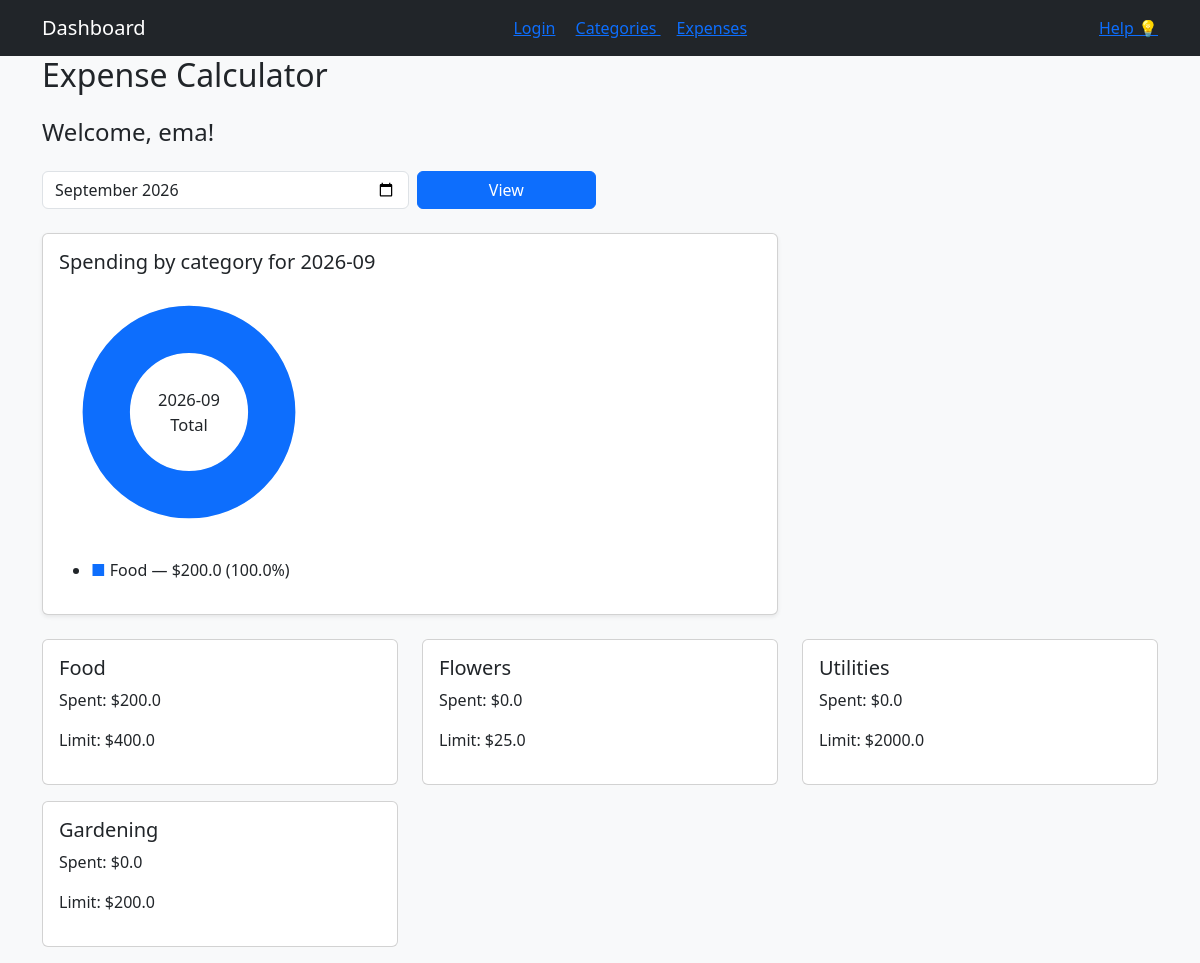
Page / (signed in) on the earlier database version.
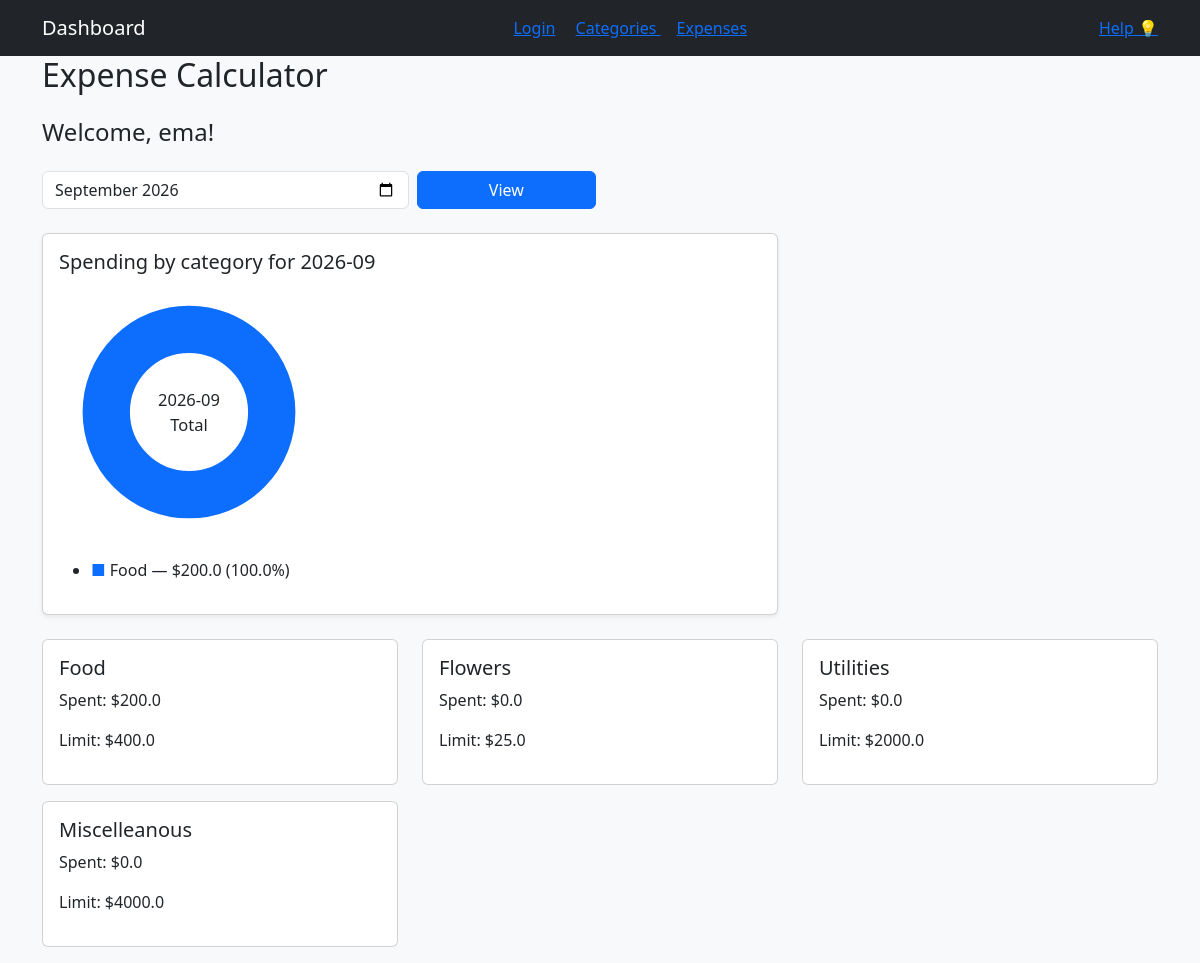
Same page on the later database version.
### tables this page shows
CREATE TABLE expenses (id INTEGER PRIMARY KEY AUTOINCREMENT UNIQUE NOT NULL, name TEXT, amount_spent INTEGER NOT NULL, date INTEGER NOT NULL, category_id INTEGER REFERENCES category (id), user_id INTEGER);

CREATE TABLE category (id INTEGER PRIMARY KEY AUTOINCREMENT UNIQUE NOT NULL, name TEXT, spending_limit INTEGER, user_id INTEGER REFERENCES user (id));

### app.py (the view)
@app.route("/") #this will be the homepage/dashboard of the app
def home():
    user = session.get("user")
    if not user:
        return redirect(url_for("login"))
    user_id = user[0]
    selected_month = request.args.get("month") or datetime.date.today().strftime("%Y-%m")
    sql = '''SELECT category.id, category.name, category.spending_limit,
            IFNULL(SUM(expenses.amount_spent), 0)
             AS total_amount_spent FROM category LEFT JOIN expenses ON category.id = expenses.category_id
                AND expenses.user_id = ?
                AND strftime('%Y-%m', expenses.date) = ?
            WHERE category.user_id = ?
            GROUP BY category.id'''
    categories = query_db(sql, args=(user_id, selected_month, user_id))
    monthly_sql = '''SELECT expenses.id, expenses.name, expenses.amount_spent,
                    strftime('%Y-%m-%d', expenses.date) AS date,
                    category.name AS category, expenses.category_id
                    FROM expenses
                    JOIN category ON expenses.category_id = category.id
                    WHERE expenses.user_id = ? AND strftime('%Y-%m', expenses.date) = ?'''
    monthly_expenses = query_db(monthly_sql, args=(user_id, selected_month))
    monthly_totals = build_monthly_category_totals(monthly_expenses, selected_month)
    pie_segments = build_pie_chart_segments(monthly_totals)
    get_db().commit()
    username = user[1]
    return render_template(
        "home.html",
        categories=categories,
        username=username,
        selected_month=selected_month,
        monthly_totals=monthly_totals,
        pie_segments=pie_segments,
    )

### app.py (called while the page is built)
def get_db():
    db = getattr(g, '_database', None)
    if db is None:
        db = g._database = sqlite3.connect(DATABASE)
    return db

def query_db(query, args=(), one=False):
    cur = get_db().execute(query, args)
    rv = cur.fetchall()
    cur.close()
    return (rv[0] if rv else None) if one else rv

def build_monthly_category_totals(expenses, month):
    totals = {}
    for expense in expenses:
        expense_date = expense[3] if len(expense) > 3 else ""
        category_name = expense[4] if len(expense) > 4 else ""
        if expense_date.startswith(month) and category_name:
            amount = float(expense[2] or 0)
            totals[category_name] = totals.get(category_name, 0.0) + amount
    return totals

### templates/home.html (shortened to what this page needs)
{%extends "base.html"%}
{%block content%}
<h2 class = "mb-4"> Expense Calculator </h2>
{% if username %}
    <h4 class="mb-4">Welcome, {{ username }}!</h4>
{% endif %}
<form method="get" class="row g-2 mb-4">
    <div class="col-md-4">
        <input class="form-control" type="month" name="month" value="{{ selected_month }}">
    </div>
    <div class="col-md-2">
        <button class="btn btn-primary w-100" type="submit">View</button>
    </div>
</form>
<div class="row mb-4">
    <div class="col-md-8">
        <div class="card shadow-sm">
            <div class="card-body">
                <h5 class="card-title">Spending by category for {{ selected_month }}</h5>
                {% if pie_segments %}
                    <svg width="260" height="260" viewBox="0 0 220 220" role="img" aria-label="Pie chart of monthly spending">
                        <circle cx="110" cy="110" r="70" fill="none" stroke="#e9ecef" stroke-width="40"></circle>
                        {% for segment in pie_segments %}
                            <circle cx="110" cy="110" r="70" fill="none" stroke="{{ segment.color }}" stroke-width="40" stroke-linecap="round"
                                    stroke-dasharray="{{ segment.dasharray }}"
                                    stroke-dashoffset="{{ segment.dashoffset }}"
                                    transform="rotate(-90 110 110)"></circle>
                        {% endfor %}
                        <circle cx="110" cy="110" r="35" fill="white"></circle>
                        <text x="110" y="105" text-anchor="middle" font-size="14" fill="#212529">{{ selected_month }}</text>
                        <text x="110" y="126" text-anchor="middle" font-size="14" fill="#212529">Total</text>
                    </svg>
                    <ul class="mt-3">
                        {% for segment in pie_segments %}
                            <li><span style="color:{{ segment.color }};">■</span> {{ segment.name }} — ${{ segment.amount }} ({{ segment.percent }}%)</li>
                        {% endfor %}
                    </ul>
                {% else %}
                    <p class="text-muted mb-0">No expenses recorded for this month yet.</p>
                {% endif %}
            </div>
        </div>
    </div>
</div>
<div class="row">
    {% for category in categories %}
        <div class="col-md-4 mb-3">
            <div class="card {% if category[3]|float > category[2]|float %}border-danger{% endif %}">
                <div class="card-body">
                    <h5 class="card-title">{{ category[1] }}</h5>
                    <p>Spent: ${{ category[3]|float | round(2) }}</p>
                    <p>Limit: ${{ category[2]|float | round(2) }}</p>
                </div>
            </div>
        </div>
    {% endfor %}
</div>
{% endblock %}

### templates/base.html (shortened to what this page needs)
<!DOCTYPE html>
<html lang="en">
<head>
    <link rel="stylesheet" href="https://cdn.jsdelivr.net/npm/bootstrap@5.3.2/dist/css/bootstrap.min.css">
</head>
<body class = "bg-light">
        <nav class = "navbar navbar-expand-lg navbar-dark bg-dark mb4">
            <div class = "container">
                <a class = "navbar-brand" href = "{{url_for('home')}}"> Dashboard</a>
                <div>
                    <a class="bt btn-lightbtn-sm me-3" href = "{{ url_for('login') }}"> Login</a>
                    <a class="bt btn-light btn-sm me-3" href ="{{url_for ('view_categories')}}">Categories </a>
                    <a class="bt btn-light btn-sm me" href ="{{ url_for('view_expenses') }}"> Expenses </a>
                </div>
                <a class="bt btn-light btn-sm me" href ="{{ url_for('help_iterable') }}"> Help 💡 </a>
            </div>
        </nav>
        <div class="container">
            {%block content%}{%endblock%}
        </div>
</body>
</html>

Differences in the rows shown:
removed category: name "Gardening", category "0.0", spending_limit "200.0"
added category: name "Miscelleanous", category "0.0", spending_limit "4000.0"
